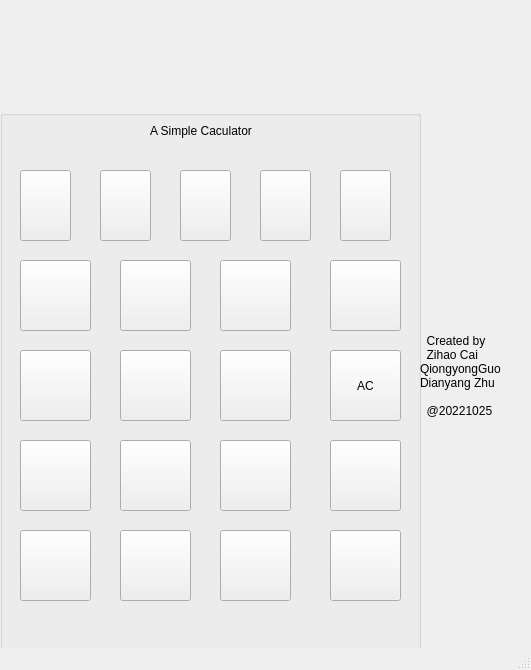
<?xml version="1.0" encoding="UTF-8"?>
<ui version="4.0">
 <class>MainWindow</class>
 <widget class="QMainWindow" name="MainWindow">
  <property name="geometry">
   <rect>
    <x>0</x>
    <y>0</y>
    <width>531</width>
    <height>670</height>
   </rect>
  </property>
  <property name="windowTitle">
   <string>MainWindow</string>
  </property>
  <property name="styleSheet">
   <string notr="true">background-image: url(:/back.webp);</string>
  </property>
  <widget class="QWidget" name="centralwidget">
   <widget class="QGroupBox" name="buttonbox">
    <property name="geometry">
     <rect>
      <x>0</x>
      <y>110</y>
      <width>421</width>
      <height>551</height>
     </rect>
    </property>
    <property name="styleSheet">
     <string notr="true"/>
    </property>
    <property name="title">
     <string/>
    </property>
    <widget class="QPushButton" name="seven">
     <property name="geometry">
      <rect>
       <x>20</x>
       <y>330</y>
       <width>71</width>
       <height>71</height>
      </rect>
     </property>
     <property name="styleSheet">
      <string notr="true">image: url(:/7.png);</string>
     </property>
     <property name="text">
      <string/>
     </property>
    </widget>
    <widget class="QPushButton" name="four">
     <property name="geometry">
      <rect>
       <x>20</x>
       <y>240</y>
       <width>71</width>
       <height>71</height>
      </rect>
     </property>
     <property name="styleSheet">
      <string notr="true">image: url(:/4.png);</string>
     </property>
     <property name="text">
      <string/>
     </property>
    </widget>
    <widget class="QPushButton" name="one">
     <property name="geometry">
      <rect>
       <x>20</x>
       <y>150</y>
       <width>71</width>
       <height>71</height>
      </rect>
     </property>
     <property name="styleSheet">
      <string notr="true">image: url(:/1.png);</string>
     </property>
     <property name="text">
      <string/>
     </property>
    </widget>
    <widget class="QPushButton" name="divide">
     <property name="geometry">
      <rect>
       <x>20</x>
       <y>60</y>
       <width>51</width>
       <height>71</height>
      </rect>
     </property>
     <property name="styleSheet">
      <string notr="true">image: url(:/div.png);</string>
     </property>
     <property name="text">
      <string/>
     </property>
    </widget>
    <widget class="QPushButton" name="multiply">
     <property name="geometry">
      <rect>
       <x>100</x>
       <y>60</y>
       <width>51</width>
       <height>71</height>
      </rect>
     </property>
     <property name="styleSheet">
      <string notr="true">image: url(:/asterisk.png);</string>
     </property>
     <property name="text">
      <string/>
     </property>
    </widget>
    <widget class="QPushButton" name="subtract">
     <property name="geometry">
      <rect>
       <x>180</x>
       <y>60</y>
       <width>51</width>
       <height>71</height>
      </rect>
     </property>
     <property name="styleSheet">
      <string notr="true">image: url(:/sub.png);</string>
     </property>
     <property name="text">
      <string/>
     </property>
    </widget>
    <widget class="QPushButton" name="add">
     <property name="geometry">
      <rect>
       <x>260</x>
       <y>60</y>
       <width>51</width>
       <height>71</height>
      </rect>
     </property>
     <property name="styleSheet">
      <string notr="true">image: url(:/add.png);</string>
     </property>
     <property name="text">
      <string/>
     </property>
    </widget>
    <widget class="QPushButton" name="two">
     <property name="geometry">
      <rect>
       <x>120</x>
       <y>150</y>
       <width>71</width>
       <height>71</height>
      </rect>
     </property>
     <property name="styleSheet">
      <string notr="true">image: url(:/2.png);</string>
     </property>
     <property name="text">
      <string/>
     </property>
    </widget>
    <widget class="QPushButton" name="three">
     <property name="geometry">
      <rect>
       <x>220</x>
       <y>150</y>
       <width>71</width>
       <height>71</height>
      </rect>
     </property>
     <property name="styleSheet">
      <string notr="true">image: url(:/3.png);</string>
     </property>
     <property name="text">
      <string/>
     </property>
    </widget>
    <widget class="QPushButton" name="clear">
     <property name="geometry">
      <rect>
       <x>330</x>
       <y>240</y>
       <width>71</width>
       <height>71</height>
      </rect>
     </property>
     <property name="styleSheet">
      <string notr="true">font: 75 16pt &quot;Arial&quot;;</string>
     </property>
     <property name="text">
      <string>AC</string>
     </property>
    </widget>
    <widget class="QPushButton" name="five">
     <property name="geometry">
      <rect>
       <x>120</x>
       <y>240</y>
       <width>71</width>
       <height>71</height>
      </rect>
     </property>
     <property name="styleSheet">
      <string notr="true">image: url(:/5.png);</string>
     </property>
     <property name="text">
      <string/>
     </property>
    </widget>
    <widget class="QPushButton" name="six">
     <property name="geometry">
      <rect>
       <x>220</x>
       <y>240</y>
       <width>71</width>
       <height>71</height>
      </rect>
     </property>
     <property name="styleSheet">
      <string notr="true">image: url(:/6.png);</string>
     </property>
     <property name="text">
      <string/>
     </property>
    </widget>
    <widget class="QPushButton" name="back">
     <property name="geometry">
      <rect>
       <x>330</x>
       <y>330</y>
       <width>71</width>
       <height>71</height>
      </rect>
     </property>
     <property name="styleSheet">
      <string notr="true">image: url(:/ba.png);</string>
     </property>
     <property name="text">
      <string/>
     </property>
    </widget>
    <widget class="QPushButton" name="eight">
     <property name="geometry">
      <rect>
       <x>120</x>
       <y>330</y>
       <width>71</width>
       <height>71</height>
      </rect>
     </property>
     <property name="styleSheet">
      <string notr="true">image: url(:/8.png);</string>
     </property>
     <property name="text">
      <string/>
     </property>
    </widget>
    <widget class="QPushButton" name="nine">
     <property name="geometry">
      <rect>
       <x>220</x>
       <y>330</y>
       <width>71</width>
       <height>71</height>
      </rect>
     </property>
     <property name="styleSheet">
      <string notr="true">image: url(:/9.png);</string>
     </property>
     <property name="text">
      <string/>
     </property>
    </widget>
    <widget class="QPushButton" name="equal">
     <property name="geometry">
      <rect>
       <x>330</x>
       <y>420</y>
       <width>71</width>
       <height>71</height>
      </rect>
     </property>
     <property name="styleSheet">
      <string notr="true">image: url(:/equal.png);</string>
     </property>
     <property name="text">
      <string/>
     </property>
    </widget>
    <widget class="QPushButton" name="zero">
     <property name="geometry">
      <rect>
       <x>120</x>
       <y>420</y>
       <width>71</width>
       <height>71</height>
      </rect>
     </property>
     <property name="styleSheet">
      <string notr="true">image: url(:/0.png);</string>
     </property>
     <property name="text">
      <string/>
     </property>
    </widget>
    <widget class="QPushButton" name="negate">
     <property name="geometry">
      <rect>
       <x>340</x>
       <y>60</y>
       <width>51</width>
       <height>71</height>
      </rect>
     </property>
     <property name="styleSheet">
      <string notr="true">font: 75 20pt &quot;Arial&quot;;
image: url(:/jinghao_146x146.png);</string>
     </property>
     <property name="text">
      <string/>
     </property>
    </widget>
    <widget class="QLabel" name="software">
     <property name="geometry">
      <rect>
       <x>150</x>
       <y>0</y>
       <width>141</width>
       <height>41</height>
      </rect>
     </property>
     <property name="styleSheet">
      <string notr="true">font: 75 10pt &quot;Arial&quot;;
background-image: url(:/back1.webp);</string>
     </property>
     <property name="text">
      <string>A Simple Caculator</string>
     </property>
    </widget>
    <widget class="QPushButton" name="lpare">
     <property name="geometry">
      <rect>
       <x>20</x>
       <y>420</y>
       <width>71</width>
       <height>71</height>
      </rect>
     </property>
     <property name="styleSheet">
      <string notr="true">image: url(:/l.png);</string>
     </property>
     <property name="text">
      <string/>
     </property>
    </widget>
    <widget class="QPushButton" name="rpare">
     <property name="geometry">
      <rect>
       <x>220</x>
       <y>420</y>
       <width>71</width>
       <height>71</height>
      </rect>
     </property>
     <property name="styleSheet">
      <string notr="true">image: url(:/r.png);</string>
     </property>
     <property name="text">
      <string/>
     </property>
    </widget>
    <widget class="QPushButton" name="dot">
     <property name="geometry">
      <rect>
       <x>330</x>
       <y>150</y>
       <width>71</width>
       <height>71</height>
      </rect>
     </property>
     <property name="styleSheet">
      <string notr="true">image: url(:/dot.png);</string>
     </property>
     <property name="text">
      <string/>
     </property>
    </widget>
   </widget>
   <widget class="QLabel" name="author">
    <property name="geometry">
     <rect>
      <x>420</x>
      <y>110</y>
      <width>111</width>
      <height>531</height>
     </rect>
    </property>
    <property name="styleSheet">
     <string notr="true">font: 10pt &quot;华文行楷&quot;;
border-left-color: qlineargradient(spread:pad, x1:0, y1:0, x2:1, y2:0, stop:0 rgba(255, 178, 102, 255), stop:0.55 rgba(235, 148, 61, 255), stop:0.98 rgba(0, 0, 0, 255), stop:1 rgba(0, 0, 0, 0));
border-left-color: rgb(85, 85, 255);</string>
    </property>
    <property name="text">
     <string>  Created by
  Zihao Cai
QiongyongGuo
Dianyang Zhu

  @20221025</string>
    </property>
   </widget>
   <widget class="QLabel" name="inputbox">
    <property name="geometry">
     <rect>
      <x>0</x>
      <y>0</y>
      <width>531</width>
      <height>61</height>
     </rect>
    </property>
    <property name="styleSheet">
     <string notr="true">background-image: url(:/back3.webp);</string>
    </property>
    <property name="text">
     <string/>
    </property>
   </widget>
   <widget class="QLabel" name="resultbox">
    <property name="geometry">
     <rect>
      <x>0</x>
      <y>60</y>
      <width>531</width>
      <height>51</height>
     </rect>
    </property>
    <property name="styleSheet">
     <string notr="true">background-image: url(:/back2.webp);</string>
    </property>
    <property name="text">
     <string/>
    </property>
   </widget>
  </widget>
  <widget class="QStatusBar" name="statusbar"/>
 </widget>
 <resources/>
 <connections/>
</ui>
